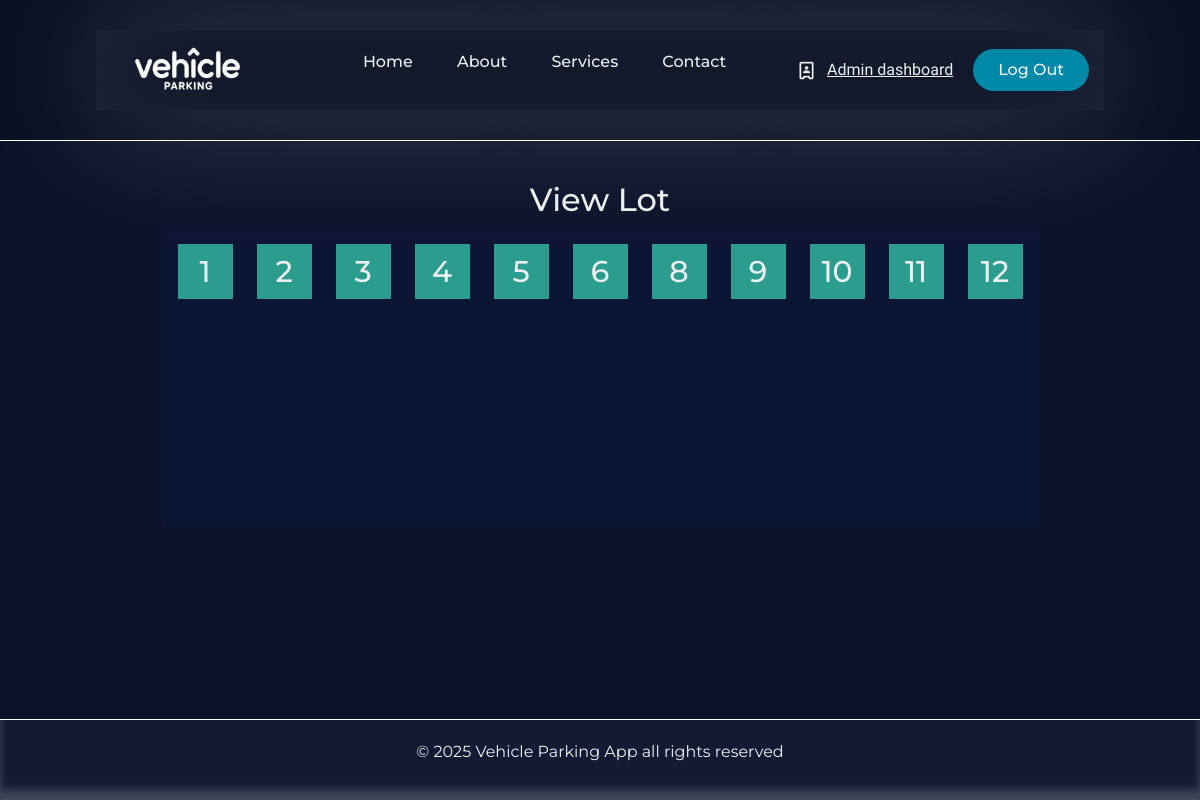
Before: /view-parking-lot/4 with the older database file.
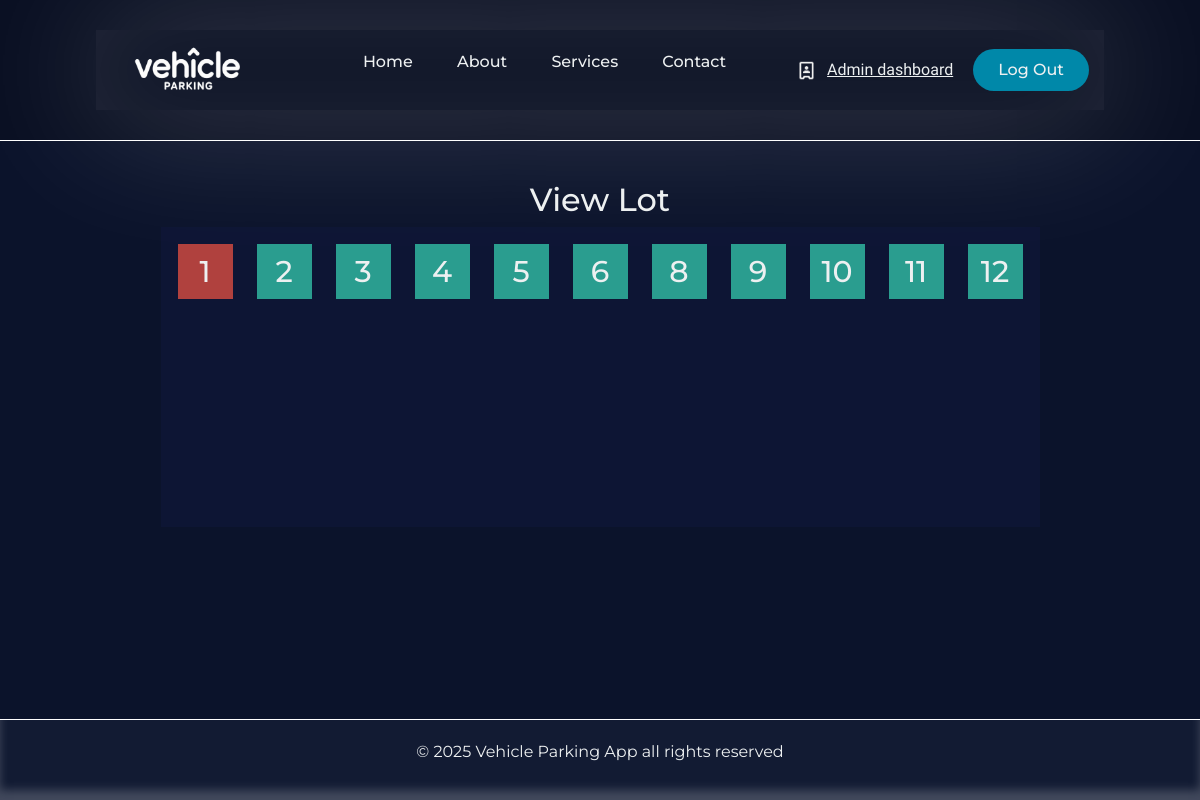
After: the same page with the newer database file.
### Application/models.py (models this page shows)
class Parkingspots(db.Model):
    __tablename__='parking_spots'
    id=db.Column(db.Integer,primary_key=True)
    lot_id=db.Column(db.Integer,db.ForeignKey('parking_lot.id'),nullable=False)
    spot_number=db.Column(db.Integer,nullable=False)
    status=db.Column(db.String(20),default='Available',nullable=False) # A= Available,O=Occupied
    record=db.relationship('Parkingrecords',backref='spot',lazy=True)

### Application/controllers.py (the view)
@app.route('/view-parking-lot/<int:lot_id>',methods=['GET','POST'])
def view_lot(lot_id):
    parking_spots=Parkingspots.query.filter_by(lot_id=lot_id).all()
    return render_template('view_parkinglot.html',parking_spots=parking_spots)

### templates/view_parkinglot.html (shortened to what this page needs)
{% extends 'admin_base.html' %}
{% block content %}
<div class="view-container">
            <div class="view-lot-heading">
                <h2> View Lot </h2>
            </div>
            <div class="view-parking-lot">
            {% for spots in parking_spots %}
                {% if spots.status=='A' %}
                    <a href="/view-parking-spot/Available/{{spots.id}}">
                        <div class="parking-spots-available">
                            {{spots.spot_number}}
                        </div>
                    </a>
                {% else %}
                    <a href="/view-parking-spot/Occupied/{{spots.id}}">
                        <div class="parking-spots-occupied">
                            {{spots.spot_number}}
                        </div>
                    </a>
                {% endif %}
            {% endfor %}
            </div>
</div>
{% endblock %}

### templates/admin_base.html (shortened to what this page needs)
<!DOCTYPE html>
<html lang="en">
  <head>
    <link
      href="https://cdn.jsdelivr.net/npm/bootstrap@5.3.3/dist/css/bootstrap.min.css"
      rel="stylesheet"
    />
    <link rel="stylesheet" href="/static/style.css" />
  </head>
  <body>
    <div class="main_page">
      <header class="header_section">
        <div class="header_canvas">
          <img
            class="logo"
            src="/static/Vehicle parking app logo.png"
            alt="logo"
            height="50px"
            width="150px"
          />
          <nav>
            <ul class="nav__links">
              <li><a href="/">Home</a></li>
              <li><a href="#">About</a></li>
              <li><a href="#">Services</a></li>
              <li><a href="#">Contact</a></li>
            </ul>
          </nav>
          <div class="nav_side_buttons">
            <img id="user_icon" src="/static/admin_icon.png" alt="" />
            <a href="{{url_for('admin_dash')}}"><span id="header_signature">Admin dashboard </span></a>
            <a class="header_register_button" href="#"
              ><button>Log Out</button></a
            >
          </div>
        </div>
      </header>
      <main class="main_section">{% block content %} {% endblock %}</main>
      <footer class="footer_section">
        <p>&copy; 2025 Vehicle Parking App all rights reserved</p>
      </footer>
    </div>
  </body>
</html>

### static/style.css (style rules this page uses)
* { box-sizing: border-box; margin: 0; padding: 0; font-family: "Montserrat",sans-serif; }
html,body { height: 100%; background-color: #0b132b; color: #edf0f1; }
.main_page { display: flex; flex-direction: column; min-height: 100vh; }
.header_section { padding: 30px 8%; border-bottom: 1px solid white; background-color: #090f22; }
.header_canvas { padding: 15px; display: flex; justify-content: space-between; align-items: center; box-shadow: inset 0 0 100px rgba(255, 255, 255, 0.11), 0 0 150px rgba(255, 255, 255, 0.25); }
li,a,button { font-weight: 500; font-size: 16px; color: inherit; text-decoration: none; }
.logo { cursor: pointer; }
.nav__links { list-style: none; }
.nav__links li { display: inline-block; padding: 0px 20px; }
.nav__links li a { transition: all 0.3s ease 0s; }
.nav_side_buttons { display: flex; align-items: center; gap: 10px; }
.nav_side_buttons button { padding: 9px 25px; background-color: rgba(0, 136, 169, 1); border: none; border-radius: 50px; cursor: pointer; transition: all 0.3s ease 0s; }
#user_icon { height: 21px; }
#header_signature { margin-right: 10px; font-family: "Delius Swash Caps"; text-decoration: underline; font-size:medium; }
.main_section { flex: 1; padding: 20px 10%; }
.footer_section { background-color: #121b33; padding: 20px 10%; text-align: center; color: #edf0f1; border-top: 1px solid white; box-shadow: inset 0 -10px 10px rgba(255, 255, 255, 0.2); }
.view-container { height: auto; display: flex; flex-direction: column; align-items: center; min-height: 300px; margin-top: 20px; }
.view-parking-lot { background-color: rgba(16, 24, 63, 0.445); min-width: 50%; height: auto; display: flex; min-height: 300px; flex-wrap: wrap; gap: 10px; align-content: flex-start; padding: 10px; max-width: 1200px; }
.parking-spots-available { height: 55px; width: 55px; background-color: #2a9d8f ; margin: 7px; display: flex; justify-content: center; align-items: center; font-size: 30px; }
.parking-spots-occupied { height: 55px; width: 55px; background-color: #b0413e ; margin: 7px; display: flex; justify-content: center; align-items: center; font-size: 30px; }

Changed rows visible on the page:
changed Parkingspots (number 1 of 11 on the later page): status "A" → "O" (drawn)
